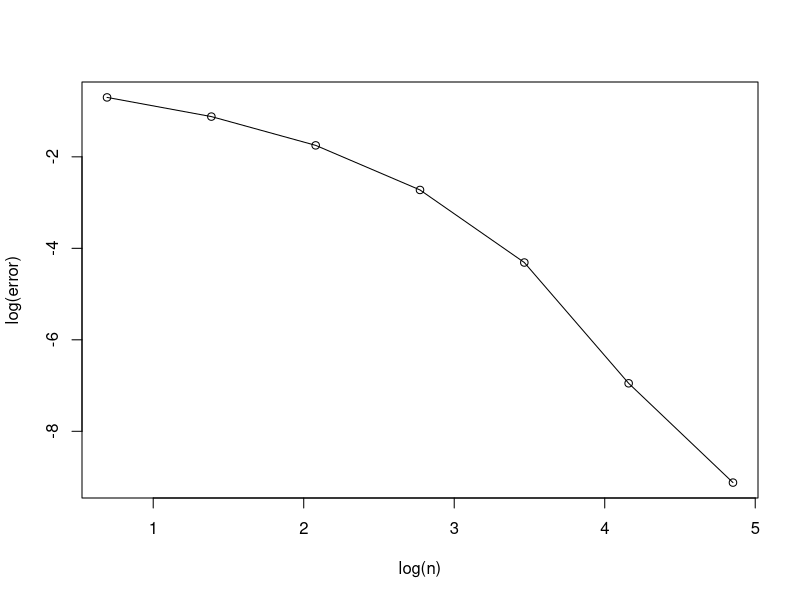

Write R code to recreate this figure.
n = c(2, 4, 8, 16, 32, 64, 128)
N = length(n)
x = 14.15
sum = rep(0, N)
error = rep(NA, N)
# n = c(10, 20, 40, 60, 80, 100)
for (j in 1:N){
    for (i in 1:n[j]){
        sum[j] = sum[j] + (1/i) * (x/(1+x))^i
    }
    print(sum[j])
    exact_val = 2.71828183
    error[j] = (abs(exact_val - sum[j]))/exact_val
    print(error[j])
}
plot(log(n), log(error), type='o')